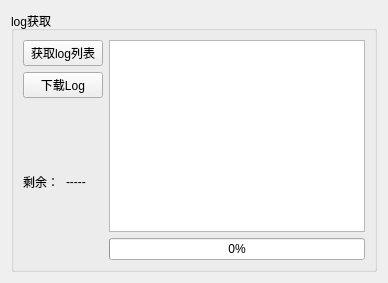
       <widget class="QWidget" name="tab_4">
        <attribute name="title">
         <string>log  </string>
        </attribute>
        <layout class="QGridLayout" name="gridLayout_15">
         <item row="0" column="0">
          <widget class="QGroupBox" name="groupBox_3">
           <property name="title">
            <string>log获取</string>
           </property>
           <property name="flat">
            <bool>true</bool>
           </property>
           <layout class="QGridLayout" name="gridLayout_4">
            <item row="0" column="0" colspan="2">
             <widget class="QPushButton" name="get_logbt">
              <property name="text">
               <string>获取log列表</string>
              </property>
             </widget>
            </item>
            <item row="0" column="2" rowspan="3">
             <layout class="QVBoxLayout" name="verticalLayout_2">
              <item>
               <widget class="QListWidget" name="log_listWidget"/>
              </item>
              <item>
               <widget class="QProgressBar" name="progressBar_2">
                <property name="value">
                 <number>0</number>
                </property>
               </widget>
              </item>
             </layout>
            </item>
            <item row="1" column="0" colspan="2">
             <widget class="QPushButton" name="download_logbt">
              <property name="toolTip">
               <string>&lt;html&gt;&lt;head/&gt;&lt;body&gt;&lt;p&gt;保存log到本地&lt;/p&gt;&lt;/body&gt;&lt;/html&gt;</string>
              </property>
              <property name="text">
               <string>下载Log</string>
              </property>
             </widget>
            </item>
            <item row="2" column="0">
             <widget class="QLabel" name="label_3">
              <property name="text">
               <string>剩余：</string>
              </property>
             </widget>
            </item>
            <item row="2" column="1">
             <widget class="QLabel" name="log_textview">
              <property name="text">
               <string>-----</string>
              </property>
             </widget>
            </item>
           </layout>
          </widget>
         </item>
        </layout>
       </widget>
